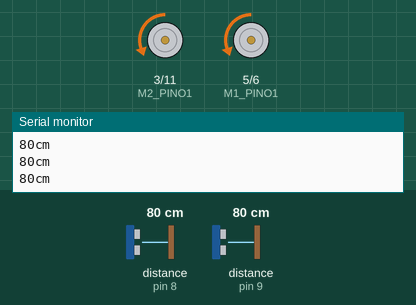
Simulated run of this sketch. Board: Arduino Uno, built with avr-gcc and run on an emulated ATmega328P. Parts: motor-driver pin pairs drawn as motors (green arrow = first pin HIGH = forward, orange = second pin HIGH = backward, longer = more drive), the last lines printed to the serial monitor. Inputs (shaded band) come from the test bench; at power-on: distance to the obstacle (sensors on pin 8, pin 9) 80 cm. The echo pulse lasts 58.3 µs per cm.

Above: at 1.2 s.
1.3 s: distance to the obstacle (sensor on pin 8) set to 7 cm
2.8 s: distance to the obstacle (sensor on pin 8) set to 4 cm
At 3.1 s:
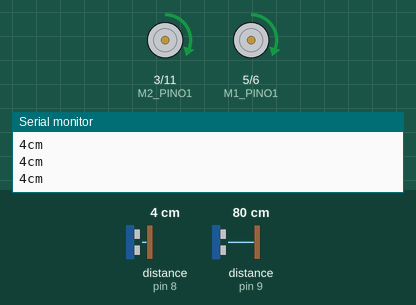
4.3 s: distance to the obstacle (sensor on pin 8) set to 9 cm
At 5.4 s:
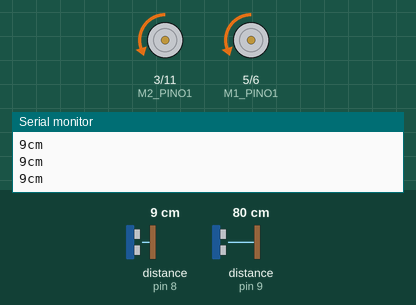
7.3 s: distance to the obstacle (sensor on pin 8) set to 2 cm
At 7.7 s:
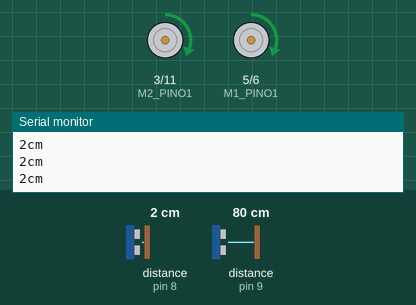
8.8 s: distance to the obstacle (sensor on pin 9) set to 299 cm
11.8 s: distance to the obstacle (sensor on pin 8) set to 18 cm
At 12.8 s:
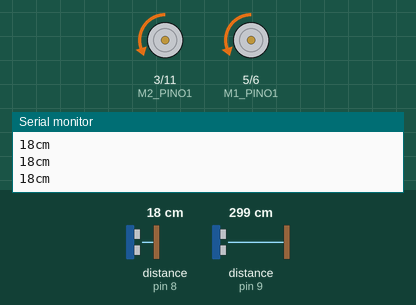
Timing chart, 0 to 14.3 s (numbered marks = the images above; inputs shaded):
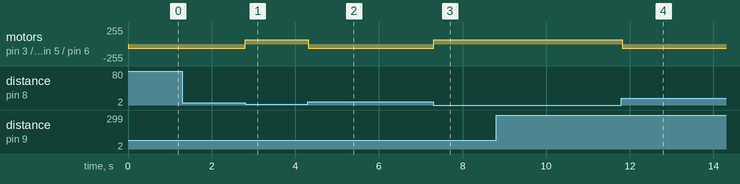

The sketch:

testeUltrassom.ino
```cpp
// Partes do código estão comentadas para testar um sensor por vez,
// assim é mais fácil verificar o que está errado e se as leiturs dos sensores
// estão certas

#include <HCSR04.h>

#define TRIGGER_ESQ 12
#define ECHO_ESQ 9
#define TRIGGER_DIR 7
#define ECHO_DIR 8

#define M1_PINO1 5 // amarelo
#define M1_PINO2 6 // laranja
#define M2_PINO1 3 // azul
#define M2_PINO2 11 // verde

class Motor{
  int velocidade = 0;
    int pino1; // horário
    int pino2; // anti-horário

    public:
        void setPinos(int in1, int in2) {
          pino1 = in1;
          pino2 = in2;
          pinMode(pino1, OUTPUT);
          pinMode(pino2, OUTPUT);
        }

        int getPino1()  { return pino1; }
        int getPino2()  { return pino2; }

        void setVelocidade(int v)  { velocidade = v; }
        int getVelocidade()  { return velocidade; }

        // recebem velocidade de 0 a 100 e chamam analogWrite

        void avanca(int v) {
          setVelocidade(map(v, 0, 100, 0, 255));
          digitalWrite(pino2, LOW);
          analogWrite(pino1, velocidade);
        }

        void re(int v) {
          setVelocidade(map(v, 0, 100, 0, 255));
          digitalWrite(pino1, LOW);
          analogWrite(pino2, velocidade);
        }

        void freio() {
          digitalWrite(pino1, LOW);
          digitalWrite(pino2, LOW);
        }
};

  Motor Motor1, Motor2;
  HCSR04 UltraEsq(TRIGGER_ESQ, ECHO_ESQ);
  HCSR04 UltraDir(TRIGGER_DIR, ECHO_DIR);

void setup() {
  Serial.begin(9600);
  Motor1.setPinos(M1_PINO1, M1_PINO2);
  Motor2.setPinos(M2_PINO1, M2_PINO2);
}

void loop() {

  long distEsq = UltraEsq.dist();
  //Serial.print(distEsq); //imprime a distância lida pelo ultrassom da esquerda
  //Serial.println("cm");


  long distDir = UltraDir.dist();
  Serial.print(distDir); //imprime a distância lida pelo ultrassom da direita
  Serial.println("cm");


  if (distEsq && distDir) {
    if ((distEsq <= 5) || (distDir <= 5)) { // se distancia maior que 5, motores dão ré
      Motor1.avanca(25);
      Motor2.avanca(25);

    } else { // senão, velocidade aumenta conforme proximidade
      Motor1.re(25);
      Motor2.re(25);
    }
  }


}
```

Measured:
- the behaviour switches between 6 and 5 cm on distance to the obstacle (sensor on pin 8) (found by bisection; images 0 and 1)
- after the input at 2.8 s, motor on pin 3 (M2_PINO1) / pin 11 (M2_PINO2), motor on pin 5 (M1_PINO1) / pin 6 (M1_PINO2): backward 63/255 → forward 63/255 at once
- after the input at 4.3 s, motor on pin 3 (M2_PINO1) / pin 11 (M2_PINO2), motor on pin 5 (M1_PINO1) / pin 6 (M1_PINO2): forward 63/255 → backward 63/255 at once
- after the input at 7.3 s, motor on pin 3 (M2_PINO1) / pin 11 (M2_PINO2), motor on pin 5 (M1_PINO1) / pin 6 (M1_PINO2): backward 63/255 → forward 63/255 at once
- after the input at 11.8 s, motor on pin 3 (M2_PINO1) / pin 11 (M2_PINO2), motor on pin 5 (M1_PINO1) / pin 6 (M1_PINO2): forward 63/255 → backward 63/255 at once
